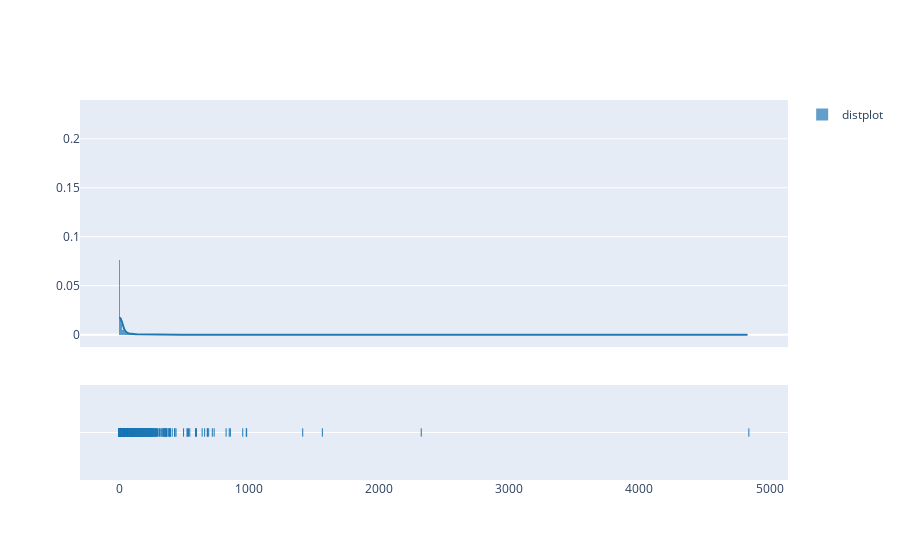

This figure's notebook cell:
### Code cell
def plot_distribution():
        activity_data = [Purchases_df['activity']] # needs to be in a list format
        group_labels = ['distplot'] # name of the dataset

        fig = ff.create_distplot(activity_data, group_labels)
        fig.show()



plot_distribution()

### Figure 1 — Plotly figure (JSON) as saved in the notebook; plotly's stock layout.template omitted (floating-point values rounded to 4 significant figures; data arrays with more than 128 entries replaced by an {"elided": "..."} marker saying what was removed)
{"data": [{"autobinx": false, "histnorm": "probability density", "legendgroup": "distplot", "marker": {"color": "rgb(31, 119, 180)"}, "name": "distplot", "opacity": 0.7, "type": "histogram", "x": {"elided": "5155 int values"}, "xaxis": "x", "xbins": {"end": 4841, "size": 1, "start": 1}, "yaxis": "y"}, {"legendgroup": "distplot", "marker": {"color": "rgb(31, 119, 180)"}, "mode": "lines", "name": "distplot", "showlegend": false, "type": "scatter", "x": {"elided": "500 float values"}, "xaxis": "x", "y": {"elided": "500 float values"}, "yaxis": "y"}, {"legendgroup": "distplot", "marker": {"color": "rgb(31, 119, 180)", "symbol": "line-ns-open"}, "mode": "markers", "name": "distplot", "showlegend": false, "type": "scatter", "x": {"elided": "5155 int values"}, "xaxis": "x", "y": {"elided": "5155 str values"}, "yaxis": "y2"}], "layout": {"barmode": "overlay", "hovermode": "closest", "legend": {"traceorder": "reversed"}, "xaxis": {"anchor": "y2", "domain": [0, 1], "zeroline": false}, "yaxis": {"anchor": "free", "domain": [0.35, 1], "position": 0}, "yaxis2": {"anchor": "x", "domain": [0, 0.25], "dtick": 1, "showticklabels": false}}}
